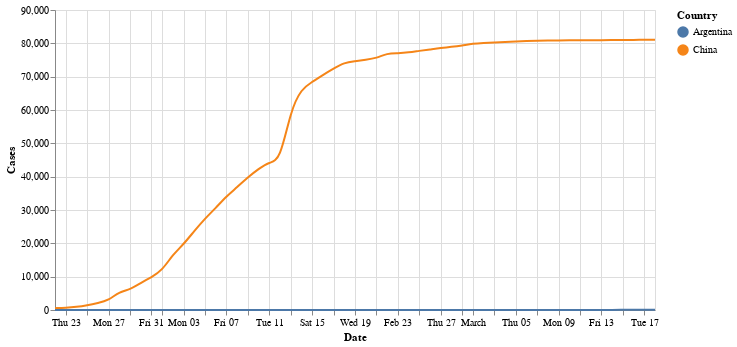

Write notebook code for a chart like this one.
### Code cell
import altair as alt
import pandas as pd
import numpy as np

np.random.seed(42)
#source = pd.DataFrame(np.cumsum(np.random.randn(100, 3), 0).round(2), columns=['A', 'B', 'C'], index=pd.RangeIndex(100, name='x'))
#source = source.reset_index().melt('x', var_name='category', value_name='y')

# Create a selection that chooses the nearest point & selects based on x-value
nearest = alt.selection(type='single', nearest=True, on='mouseover',fields=['Date'], empty='none')

# The basic line
line = alt.Chart(source).mark_line(interpolate='basis').encode(
    x='Date:T',
    y='Cases:Q',
    color='Country:N'
)

# Transparent selectors across the chart. This is what tells us
# the x-value of the cursor
selectors = alt.Chart(source).mark_point().encode(
    x='Date:T',
    opacity=alt.value(0),
).add_selection(
    nearest
)

# Draw points on the line, and highlight based on selection
points = line.mark_point().encode(
    opacity=alt.condition(nearest, alt.value(1), alt.value(0))
)

# Draw text labels near the points, and highlight based on selection
text = line.mark_text(align='left', dx=5, dy=-5).encode(
    text=alt.condition(nearest, 'Cases:Q', alt.value(' '))
)

# Draw a rule at the location of the selection
rules = alt.Chart(source).mark_rule(color='gray').encode(
    x='Date:T',
).transform_filter(
    nearest
)

# Put the five layers into a chart and bind the data
alt.layer(
    line, selectors, points, rules, text
).properties(
    width=600, height=300
)

### Figure 1 — Vega-Lite specification as saved in the notebook (floating-point values rounded to 4 significant figures)
{"config": {"view": {"continuousWidth": 400, "continuousHeight": 300}}, "layer": [{"mark": {"type": "line", "interpolate": "basis"}, "encoding": {"color": {"type": "nominal", "field": "Country"}, "x": {"type": "temporal", "field": "Date"}, "y": {"type": "quantitative", "field": "Cases"}}}, {"mark": "point", "encoding": {"opacity": {"value": 0}, "x": {"type": "temporal", "field": "Date"}}, "selection": {"selector017": {"type": "single", "nearest": true, "on": "mouseover", "fields": ["Date"], "empty": "none"}}}, {"mark": "point", "encoding": {"color": {"type": "nominal", "field": "Country"}, "opacity": {"condition": {"value": 1, "selection": "selector017"}, "value": 0}, "x": {"type": "temporal", "field": "Date"}, "y": {"type": "quantitative", "field": "Cases"}}}, {"mark": {"type": "rule", "color": "gray"}, "encoding": {"x": {"type": "temporal", "field": "Date"}}, "transform": [{"filter": {"selection": "selector017"}}]}, {"mark": {"type": "text", "align": "left", "dx": 5, "dy": -5}, "encoding": {"color": {"type": "nominal", "field": "Country"}, "text": {"condition": {"type": "quantitative", "field": "Cases", "selection": "selector017"}, "value": " "}, "x": {"type": "temporal", "field": "Date"}, "y": {"type": "quantitative", "field": "Cases"}}}], "data": {"name": "data-729869f5d492df186e28ef684e1340ee"}, "height": 300, "width": 600, "$schema": "https://vega.github.io/schema/vega-lite/v4.0.2.json", "datasets": {"data-729869f5d492df186e28ef684e1340ee": [{"Date": "2020-01-22T00:00:00", "Country": "China", "Cases": 548}, {"Date": "2020-01-23T00:00:00", "Country": "China", "Cases": 643}, {"Date": "2020-01-24T00:00:00", "Country": "China", "Cases": 920}, {"Date": "2020-01-25T00:00:00", "Country": "China", "Cases": 1406}, {"Date": "2020-01-26T00:00:00", "Country": "China", "Cases": 2075}, {"Date": "2020-01-27T00:00:00", "Country": "China", "Cases": 2877}, {"Date": "2020-01-28T00:00:00", "Country": "China", "Cases": 5509}, {"Date": "2020-01-29T00:00:00", "Country": "China", "Cases": 6087}, {"Date": "2020-01-30T00:00:00", "Country": "China", "Cases": 8141}, {"Date": "2020-01-31T00:00:00", "Country": "China", "Cases": 9802}, {"Date": "2020-02-01T00:00:00", "Country": "China", "Cases": 11891}, {"Date": "2020-02-02T00:00:00", "Country": "China", "Cases": 16630}, {"Date": "2020-02-03T00:00:00", "Country": "China", "Cases": 19716}, {"Date": "2020-02-04T00:00:00", "Country": "China", "Cases": 23707}, {"Date": "2020-02-05T00:00:00", "Country": "China", "Cases": 27440}, {"Date": "2020-02-06T00:00:00", "Country": "China", "Cases": 30587}, {"Date": "2020-02-07T00:00:00", "Country": "China", "Cases": 34110}, {"Date": "2020-02-08T00:00:00", "Country": "China", "Cases": 36814}, {"Date": "2020-02-09T00:00:00", "Country": "China", "Cases": 39829}, {"Date": "2020-02-10T00:00:00", "Country": "China", "Cases": 42354}, {"Date": "2020-02-11T00:00:00", "Country": "China", "Cases": 44386}, {"Date": "2020-02-12T00:00:00", "Country": "China", "Cases": 44759}, {"Date": "2020-02-13T00:00:00", "Country": "China", "Cases": 59895}, {"Date": "2020-02-14T00:00:00", "Country": "China", "Cases": 66358}, {"Date": "2020-02-15T00:00:00", "Country": "China", "Cases": 68413}, {"Date": "2020-02-16T00:00:00", "Country": "China", "Cases": 70513}, {"Date": "2020-02-17T00:00:00", "Country": "China", "Cases": 72434}, {"Date": "2020-02-18T00:00:00", "Country": "China", "Cases": 74211}, {"Date": "2020-02-19T00:00:00", "Country": "China", "Cases": 74619}, {"Date": "2020-02-20T00:00:00", "Country": "China", "Cases": 75077}, {"Date": "2020-02-21T00:00:00", "Country": "China", "Cases": 75550}, {"Date": "2020-02-22T00:00:00", "Country": "China", "Cases": 77001}, {"Date": "2020-02-23T00:00:00", "Country": "China", "Cases": 77022}, {"Date": "2020-02-24T00:00:00", "Country": "China", "Cases": 77241}, {"Date": "2020-02-25T00:00:00", "Country": "China", "Cases": 77754}, {"Date": "2020-02-26T00:00:00", "Country": "China", "Cases": 78166}, {"Date": "2020-02-27T00:00:00", "Country": "China", "Cases": 78600}, {"Date": "2020-02-28T00:00:00", "Country": "China", "Cases": 78928}, {"Date": "2020-02-29T00:00:00", "Country": "China", "Cases": 79356}, {"Date": "2020-03-01T00:00:00", "Country": "China", "Cases": 79932}, {"Date": "2020-03-02T00:00:00", "Country": "China", "Cases": 80136}, {"Date": "2020-03-03T00:00:00", "Country": "China", "Cases": 80261}, {"Date": "2020-03-04T00:00:00", "Country": "China", "Cases": 80386}, {"Date": "2020-03-05T00:00:00", "Country": "China", "Cases": 80537}, {"Date": "2020-03-06T00:00:00", "Country": "China", "Cases": 80690}, {"Date": "2020-03-07T00:00:00", "Country": "China", "Cases": 80770}, {"Date": "2020-03-08T00:00:00", "Country": "China", "Cases": 80823}, {"Date": "2020-03-09T00:00:00", "Country": "China", "Cases": 80860}, {"Date": "2020-03-10T00:00:00", "Country": "China", "Cases": 80887}, {"Date": "2020-03-11T00:00:00", "Country": "China", "Cases": 80921}, {"Date": "2020-03-12T00:00:00", "Country": "China", "Cases": 80932}, {"Date": "2020-03-13T00:00:00", "Country": "China", "Cases": 80945}, {"Date": "2020-03-14T00:00:00", "Country": "China", "Cases": 80977}, {"Date": "2020-03-15T00:00:00", "Country": "China", "Cases": 81003}, {"Date": "2020-03-16T00:00:00", "Country": "China", "Cases": 81033}, {"Date": "2020-03-17T00:00:00", "Country": "China", "Cases": 81058}, {"Date": "2020-03-18T00:00:00", "Country": "China", "Cases": 81102}, {"Date": "2020-01-22T00:00:00", "Country": "Argentina", "Cases": 0}, {"Date": "2020-01-23T00:00:00", "Country": "Argentina", "Cases": 0}, {"Date": "2020-01-24T00:00:00", "Country": "Argentina", "Cases": 0}, {"Date": "2020-01-25T00:00:00", "Country": "Argentina", "Cases": 0}, {"Date": "2020-01-26T00:00:00", "Country": "Argentina", "Cases": 0}, {"Date": "2020-01-27T00:00:00", "Country": "Argentina", "Cases": 0}, {"Date": "2020-01-28T00:00:00", "Country": "Argentina", "Cases": 0}, {"Date": "2020-01-29T00:00:00", "Country": "Argentina", "Cases": 0}, {"Date": "2020-01-30T00:00:00", "Country": "Argentina", "Cases": 0}, {"Date": "2020-01-31T00:00:00", "Country": "Argentina", "Cases": 0}, {"Date": "2020-02-01T00:00:00", "Country": "Argentina", "Cases": 0}, {"Date": "2020-02-02T00:00:00", "Country": "Argentina", "Cases": 0}, {"Date": "2020-02-03T00:00:00", "Country": "Argentina", "Cases": 0}, {"Date": "2020-02-04T00:00:00", "Country": "Argentina", "Cases": 0}, {"Date": "2020-02-05T00:00:00", "Country": "Argentina", "Cases": 0}, {"Date": "2020-02-06T00:00:00", "Country": "Argentina", "Cases": 0}, {"Date": "2020-02-07T00:00:00", "Country": "Argentina", "Cases": 0}, {"Date": "2020-02-08T00:00:00", "Country": "Argentina", "Cases": 0}, {"Date": "2020-02-09T00:00:00", "Country": "Argentina", "Cases": 0}, {"Date": "2020-02-10T00:00:00", "Country": "Argentina", "Cases": 0}, {"Date": "2020-02-11T00:00:00", "Country": "Argentina", "Cases": 0}, {"Date": "2020-02-12T00:00:00", "Country": "Argentina", "Cases": 0}, {"Date": "2020-02-13T00:00:00", "Country": "Argentina", "Cases": 0}, {"Date": "2020-02-14T00:00:00", "Country": "Argentina", "Cases": 0}, {"Date": "2020-02-15T00:00:00", "Country": "Argentina", "Cases": 0}, {"Date": "2020-02-16T00:00:00", "Country": "Argentina", "Cases": 0}, {"Date": "2020-02-17T00:00:00", "Country": "Argentina", "Cases": 0}, {"Date": "2020-02-18T00:00:00", "Country": "Argentina", "Cases": 0}, {"Date": "2020-02-19T00:00:00", "Country": "Argentina", "Cases": 0}, {"Date": "2020-02-20T00:00:00", "Country": "Argentina", "Cases": 0}, {"Date": "2020-02-21T00:00:00", "Country": "Argentina", "Cases": 0}, {"Date": "2020-02-22T00:00:00", "Country": "Argentina", "Cases": 0}, {"Date": "2020-02-23T00:00:00", "Country": "Argentina", "Cases": 0}, {"Date": "2020-02-24T00:00:00", "Country": "Argentina", "Cases": 0}, {"Date": "2020-02-25T00:00:00", "Country": "Argentina", "Cases": 0}, {"Date": "2020-02-26T00:00:00", "Country": "Argentina", "Cases": 0}, {"Date": "2020-02-27T00:00:00", "Country": "Argentina", "Cases": 0}, {"Date": "2020-02-28T00:00:00", "Country": "Argentina", "Cases": 0}, {"Date": "2020-02-29T00:00:00", "Country": "Argentina", "Cases": 0}, {"Date": "2020-03-01T00:00:00", "Country": "Argentina", "Cases": 0}, {"Date": "2020-03-02T00:00:00", "Country": "Argentina", "Cases": 0}, {"Date": "2020-03-03T00:00:00", "Country": "Argentina", "Cases": 1}, {"Date": "2020-03-04T00:00:00", "Country": "Argentina", "Cases": 1}, {"Date": "2020-03-05T00:00:00", "Country": "Argentina", "Cases": 1}, {"Date": "2020-03-06T00:00:00", "Country": "Argentina", "Cases": 2}, {"Date": "2020-03-07T00:00:00", "Country": "Argentina", "Cases": 8}, {"Date": "2020-03-08T00:00:00", "Country": "Argentina", "Cases": 12}, {"Date": "2020-03-09T00:00:00", "Country": "Argentina", "Cases": 12}, {"Date": "2020-03-10T00:00:00", "Country": "Argentina", "Cases": 17}, {"Date": "2020-03-11T00:00:00", "Country": "Argentina", "Cases": 19}, {"Date": "2020-03-12T00:00:00", "Country": "Argentina", "Cases": 19}, {"Date": "2020-03-13T00:00:00", "Country": "Argentina", "Cases": 31}, {"Date": "2020-03-14T00:00:00", "Country": "Argentina", "Cases": 34}, {"Date": "2020-03-15T00:00:00", "Country": "Argentina", "Cases": 45}, {"Date": "2020-03-16T00:00:00", "Country": "Argentina", "Cases": 56}, {"Date": "2020-03-17T00:00:00", "Country": "Argentina", "Cases": 68}, {"Date": "2020-03-18T00:00:00", "Country": "Argentina", "Cases": 79}]}}
